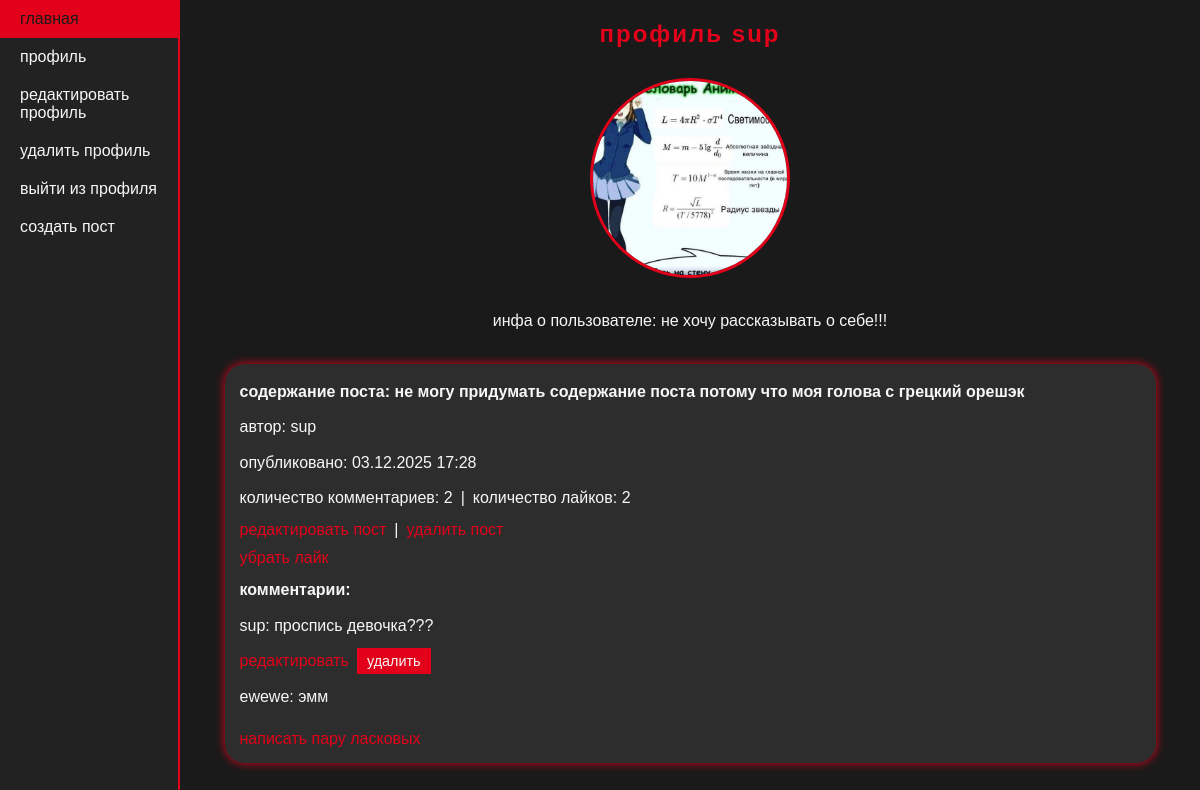
The page /main/account/profile/ (signed in) on the database as committed earlier.
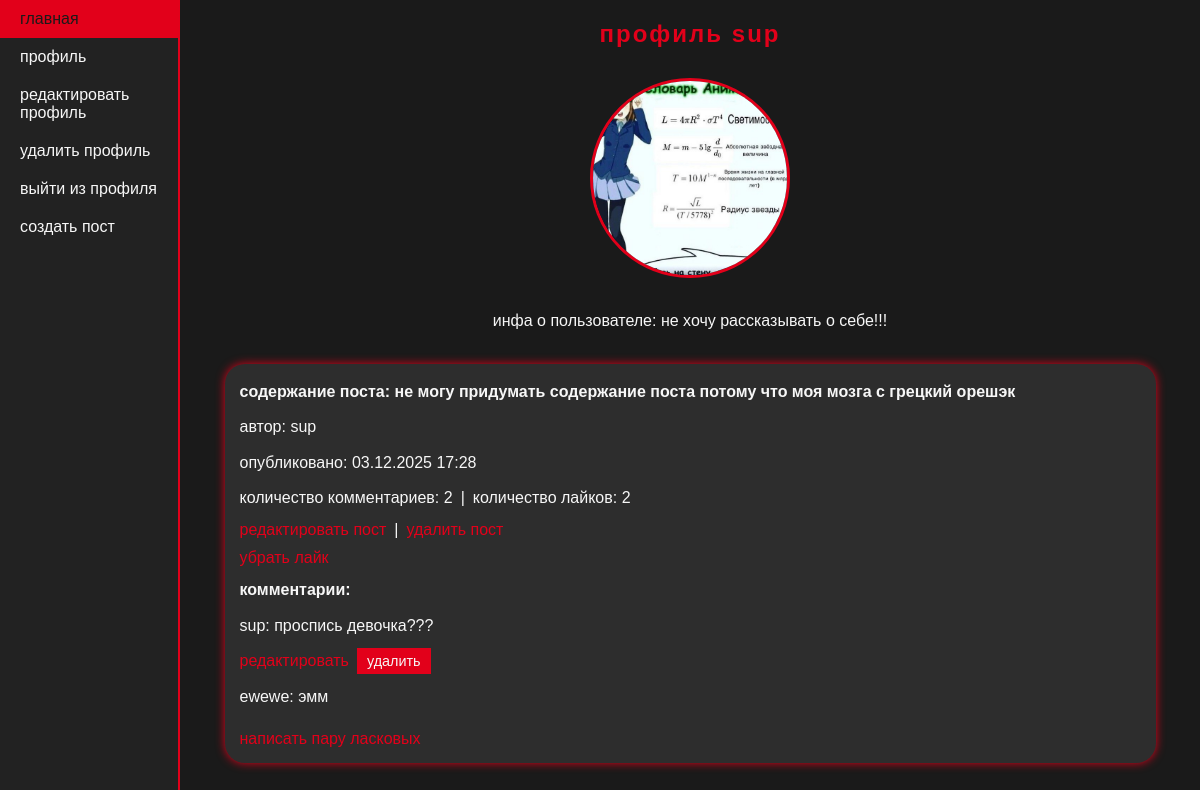
The same page on the database as committed later.
### main/models.py (models this page shows)
class Post(models.Model):
    MyUser = models.ForeignKey(MyUser, on_delete=models.CASCADE)
    post_content = models.TextField(default='')
    pub_date = models.DateTimeField(auto_now_add=True)
    likes = models.ManyToManyField(settings.AUTH_USER_MODEL, related_name="liked_posts", blank=True)

class MyUser(AbstractUser):
    avatar = models.ImageField(upload_to='avatars', null=True, blank=False)
    bio = models.TextField()

### main/views.py (the view)
# urls.py: path('account/profile/', views.profile, name='profile'),
@login_required
def profile(request):
    user_posts = Post.objects.filter(MyUser=request.user).order_by('-pub_date').annotate(
        comment_count=Count('comment'),
        like_count=Count('likes'))
    context = {'post_list': user_posts,}
    return render(request, 'profile.html', context)

### main/templates/profile.html (shortened to what this page needs)
{% extends "basic.html" %}
{% block content %}
    <h2>профиль {{ user.username }}</h2>
    {% if user.avatar %}
        <img src="{{ user.avatar.url }}" alt="аватарка" width="200" height="200">
    {% else %}
        <p>здесь аватарка (не найдено)</p>
    {% endif %}
    <p>инфа о пользователе: {{ user.bio }}</p>
    {% if post_list %}
        {% for p in post_list %}
            <div class="post">
                <p><strong>содержание поста: {{ p.post_content }}</strong></p>
                <p>автор: {{ p.MyUser }}</p>
                <p>опубликовано: {{ p.pub_date|date:"d.m.Y H:i" }}</p>
                <div class="statistics">
                    <p>количество комментариев: {{ p.comment_count }}</p> <span> | </span>
                    <p>количество лайков: {{ p.like_count }}</p>
                </div>
                {% if request.user == p.MyUser %}
                    <div class="actions-w-post">
                        <a href="{% url 'main:edit-post' pk=p.id %}">редактировать пост</a> <span> | </span>
                        <a href="{% url 'main:delete-post' pk=p.id %}">удалить пост</a>
                    </div>
                {% endif %}
                <a href="{% url 'main:toggle_like' pk=p.pk %}">
                    {% if request.user in p.likes.all %}
                        убрать лайк
                    {% else %}
                        поставить лайк
                    {% endif %}
                </a>
                <p><strong>комментарии:</strong></p>
                {% for comment in p.comment_set.all %}
                    <p>{{ comment.my_user.username }}: {{ comment.comment_text }}</p>
                    <div class="actions-w-com">
                        {% if request.user == comment.my_user %}
                            <a href="{% url 'main:edit-comment' pk=comment.id %}">редактировать</a>
                            <form action="{% url 'main:delete-comment' pk=comment.id %}" method="post">
                                <input type="submit" value="удалить" class="button"/>
                            </form>
                        {% endif %}
                    </div>
                {% empty %}
                    <p>прокомментируйте этот пост первым</p>
                {% endfor %}
                <a href="{% url 'main:add-comment' pk=p.id %}">написать пару ласковых</a>
            </div>
        {% endfor %}
    {% else %}
        <p>посты не найдены</p>
    {% endif %}
{% endblock %}

Rows that differ between the two databases and show on the page:
changed Post "sup": post_content "не могу придумать содержание поста потому что моя голова с грецкий орешэк" → "не могу придумать содержание поста потому что моя мозга с грецкий орешэк"
